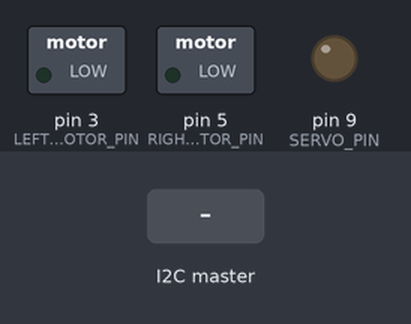
The sketch below on a simulated Arduino Uno, built with avr-gcc and run on an emulated ATmega328P. On the bench: switched loads named in the sketch (green lamp = pin HIGH), output pins drawn as LEDs (lit = HIGH). Inputs (shaded band) come from the test bench.

Above: at 1.2 s.
1.3 s: the I2C master sends the byte 1
At 1.9 s:
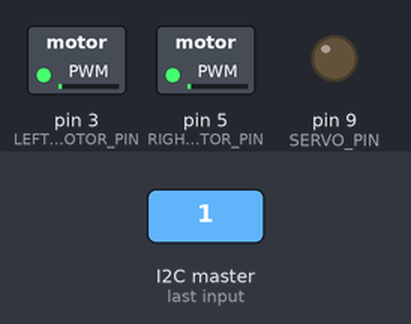
2.8 s: the I2C master sends the byte 0
At 3.1 s:
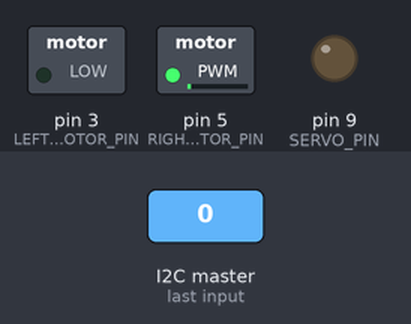
4.3 s: the I2C master sends the byte 90
At 5.4 s:
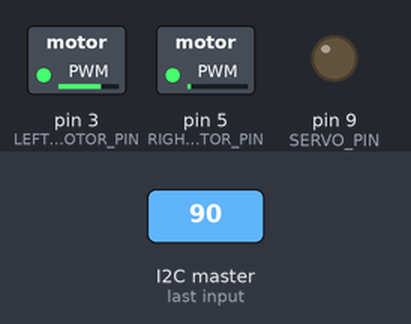
Timing chart, 0 to 7.3 s (numbered marks = the images above; inputs shaded):
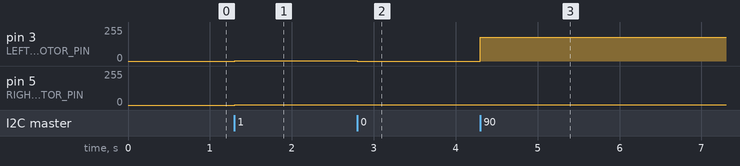

The sketch:

line_following_slave_arduino_.ino
```cpp
#include <Wire.h>

#define SLAVE_ADDRESS 0x04

#define LEFT_MOTOR_PIN 3
#define RIGHT_MOTOR_PIN 5
#define SERVO_PIN 9

int leftMotorSpeed = 0;
int rightMotorSpeed = 0;
int servoAngle = 90;

void setup() {
  pinMode(LEFT_MOTOR_PIN, OUTPUT);
  pinMode(RIGHT_MOTOR_PIN, OUTPUT);
  pinMode(SERVO_PIN, OUTPUT);

  Wire.begin(SLAVE_ADDRESS);
  Wire.onReceive(receiveEvent);
}

void loop() {
  // do nothing
}

void receiveEvent(int bytesReceived) {
  while (Wire.available() < bytesReceived) {
    // wait for all the bytes to arrive
  }

  leftMotorSpeed = Wire.read();
  rightMotorSpeed = Wire.read();
  servoAngle = Wire.read();

  updateMotorSpeeds();
  updateServoAngle();
}

void updateMotorSpeeds() {
  if (leftMotorSpeed < 0) {
    digitalWrite(LEFT_MOTOR_PIN, LOW);
    analogWrite(LEFT_MOTOR_PIN, -leftMotorSpeed * 2);
  } else {
    digitalWrite(LEFT_MOTOR_PIN, HIGH);
    analogWrite(LEFT_MOTOR_PIN, leftMotorSpeed * 2);
  }

  if (rightMotorSpeed < 0) {
    digitalWrite(RIGHT_MOTOR_PIN, LOW);
    analogWrite(RIGHT_MOTOR_PIN, -rightMotorSpeed * 2);
  } else {
    digitalWrite(RIGHT_MOTOR_PIN, HIGH);
    analogWrite(RIGHT_MOTOR_PIN, rightMotorSpeed * 2);
  }
}

void updateServoAngle() {
  if (servoAngle < 0) {
    servoAngle = 0;
  } else if (servoAngle > 180) {
    servoAngle = 180;
  }
  analogWrite(SERVO_PIN, servoAngle);
}
```

Measured:
- after the input at 1.3 s, pin 3 (LEFT_MOTOR_PIN), pin 5 (RIGHT_MOTOR_PIN): 0/255 → 2/255 at once
- after the input at 2.8 s, pin 3 (LEFT_MOTOR_PIN): 2/255 → 0/255 at once
- after the input at 4.3 s, pin 3 (LEFT_MOTOR_PIN): 0/255 → 180/255 at once
